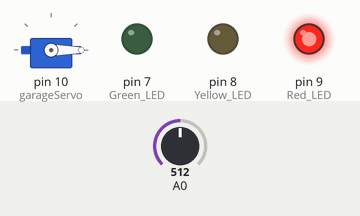
The sketch below on a simulated Arduino Uno, built with avr-gcc and run on an emulated ATmega328P. Shown: servo, output pins drawn as LEDs (lit = HIGH). The test bench sets the inputs (shaded band); at power-on: A0 = 512.

Above: at 1.2 s.
1.3 s: A0 set to 493
At 1.7 s:
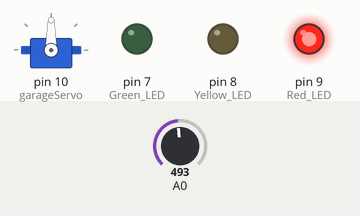
2.8 s: A0 set to 510
At 4.0 s:
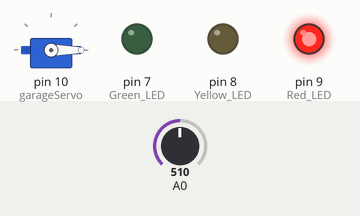
4.3 s: A0 set to 490
At 5.4 s:
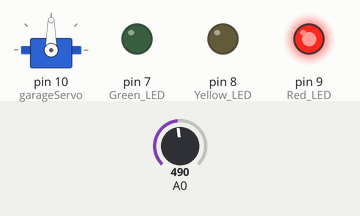
Timing chart, 0 to 7.3 s (numbered marks = the images above; inputs shaded):
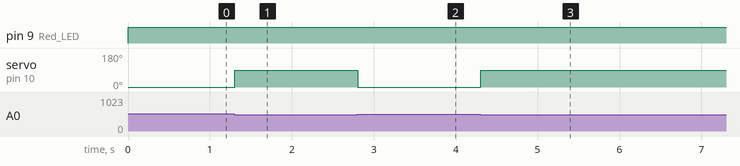

Measured:
- the behaviour switches between 500 and 499 on A0 (found by bisection; images 0 and 1)
- after the input at 1.3 s, servo on pin 10 (garageServo): 0° → 90° at once
- after the input at 2.8 s, servo on pin 10 (garageServo): 90° → 0° at once
- after the input at 4.3 s, servo on pin 10 (garageServo): 0° → 90° at once

The sketch:

PROJECT_2.ino
```cpp
#include <Servo.h>
Servo garageServo;

void setup() {
  pinMode(7, OUTPUT); // Green LED
  pinMode(8, OUTPUT); // Yellow LED
  pinMode(9, OUTPUT); // Red LED
  garageServo.attach(10);
  Serial.begin(9600);
}

void loop() {
  // Read distance
  long distance = getDistance();

  // LED logic
  if (distance > 100) {
    digitalWrite(7, HIGH); // Green ON
    digitalWrite(8, LOW);
    digitalWrite(9, LOW);
  }
  else if (distance >= 50) {
    digitalWrite(7, LOW);
    digitalWrite(8, HIGH); // Yellow ON
    digitalWrite(9, LOW);
  }
  else {
    digitalWrite(7, LOW);
    digitalWrite(8, LOW);
    digitalWrite(9, HIGH); // Red ON
  }

  // Light check
  if (analogRead(A0) < 500) { // Dark condition
    garageServo.write(90); // Activate servo
  }
  else {
    garageServo.write(0);
  }
  delay(100);
}

long getDistance() {
  // Ultrasonic measurement code here
}
```
